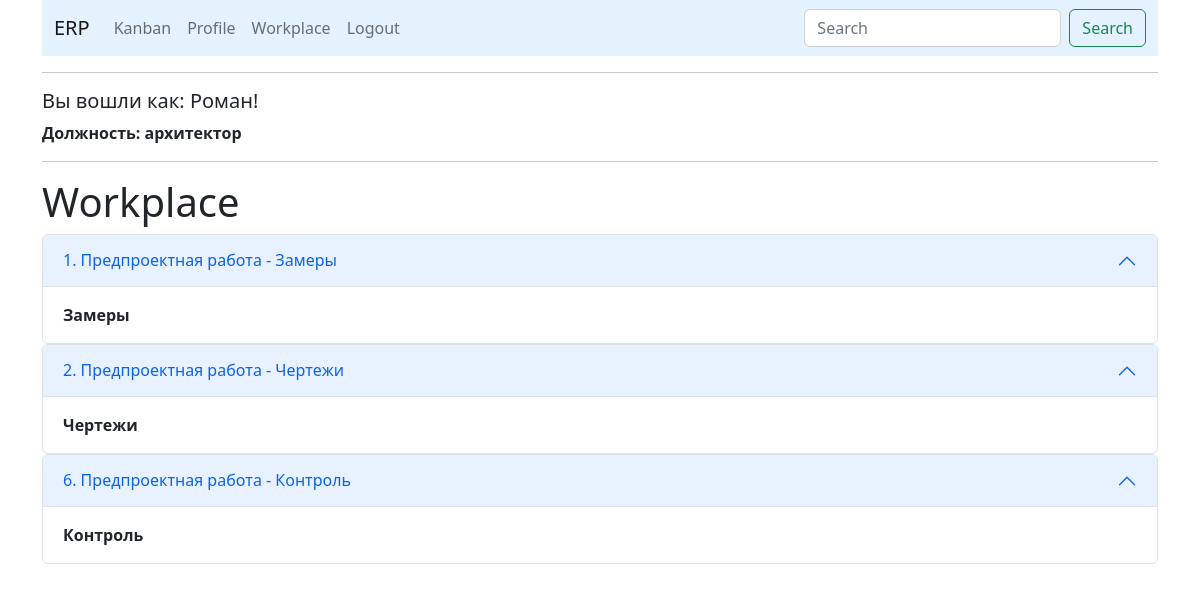
Screenshot of /workplace (signed in) with the database file from the repository.
### app/models.py (models this page shows, shortened)
class User(UserMixin, db.Model):
    id = db.Column(db.Integer, primary_key=True)
    first_name = db.Column(db.String(150), index=True)
    last_name = db.Column(db.String(150), index=True)
    phone = db.Column(db.String(120), index=True, unique=True)
    username = db.Column(db.String(64), index=True, unique=True)
    password_hash = db.Column(db.String(128))
    specialization_id = db.Column(db.Integer, db.ForeignKey('specialization.id'), nullable=False)
    posts = db.relationship('Post', backref='author', lazy='dynamic')
    followed = db.relationship(
        'User', secondary=followers,
        primaryjoin=(followers.c.follower_id == id),
        secondaryjoin=(followers.c.followed_id == id),
        backref=db.backref('followers', lazy='dynamic'), lazy='dynamic')

class Specialization(db.Model):
    id = db.Column(db.Integer, primary_key=True)
    job_departmet = db.Column(db.String(200), index=True)
    job_title = db.Column(db.String(150), index=True, unique=True)
    users = db.relationship('User', backref='employee',
                            lazy=True)  # this is not a table field, the code sets the relation of the specialization

class PreProduct(db.Model):
    id = db.Column(db.Integer, primary_key=True)
    number_order_client = db.Column(db.Integer, db.ForeignKey('order_client.id'), nullable=False)
    work_type = db.Column(db.Integer, db.ForeignKey('works.id'), nullable=False)
    set_worker = db.Column(db.Integer, db.ForeignKey('user.id'))
    work = db.relationship('Works', backref='work', lazy='subquery')
    worker = db.relationship('User', backref='worker', lazy='subquery')

class Works(db.Model):
    id = db.Column(db.Integer, primary_key=True)
    work_title = db.Column(db.String(150))
    work_type = db.Column(db.String(150))

### app/routes.py (the view)
@app.route('/workplace', methods=['GET', 'POST'])
@login_required
def workplace():
    order_manufacture = PreProduct.query.filter_by(set_worker=current_user.id).all()
    return render_template("workplace.html", title='Workplace', order_manufacture=order_manufacture)

### app/models.py (called while the page is built)
@login.user_loader
def load_user(id):
    return User.query.get(int(id))

### app/templates/workplace.html
{% if current_user.specialization_id is ne(2)%}
{% extends "base_bootstrap.html" %}
{% else %}
{% extends "base.html" %}
{% endif %}
{% block content %}
<h1>Workplace</h1>
{% for order in order_manufacture %}
<div class="accordion" id="accordionPanelsStayOpenExample">
  <div class="accordion-item">
    <h2 class="accordion-header" id="panelsStayOpen-headingOne">
      <button class="accordion-button" type="button" data-bs-toggle="collapse" data-bs-target="#panelsStayOpen-collapseOne" aria-expanded="true" aria-controls="panelsStayOpen-collapseOne">
        {{order.id}}. {{order.work.work_title}} - {{order.work.work_type}}
      </button>
    </h2>
    <div id="panelsStayOpen-collapseOne" class="accordion-collapse collapse show" aria-labelledby="panelsStayOpen-headingOne">
      <div class="accordion-body">
        <strong>{{order.work.work_type}}</strong>
      </div>
    </div>
  </div>
</div>
{% endfor%}
{% endblock %}

### app/templates/base_bootstrap.html (shortened to what this page needs)
<!doctype html>
<html>
<link href="https://cdn.jsdelivr.net/npm/bootstrap@5.2.3/dist/css/bootstrap.min.css" rel="stylesheet">
    <head>
    </head>
    <body>
        <div class="container-xl">
            <nav class="navbar navbar-expand-lg bg-body-tertiary" style="background-color: #e3f2fd;">
              <div class="container-fluid">
                <a class="navbar-brand" href="{{ url_for('index') }}">ERP</a>
                <div class="collapse navbar-collapse" id="navbarSupportedContent">
                  <ul class="navbar-nav me-auto mb-2 mb-lg-0">
                      {% if current_user.is_anonymous %}
                    <li class="nav-item">
                      <a class="nav-link active" aria-current="page" href="{{ url_for('index') }}">Home</a>
                    </li>
                      <li class="nav-item">
                      <a class="nav-link" href="{{ url_for('login') }}">Login</a>
                    </li>
                      {% else %}
                      <li class="nav-item">
                      <a class="nav-link" href="{{ url_for('kanban') }}">Kanban</a>
                    </li>
                      <li class="nav-item">
                      <a class="nav-link" href="{{ url_for('user', username=current_user.username) }}">Profile</a>
                    </li>
                      <li class="nav-item">
                      <a class="nav-link" href="{{ url_for('workplace') }}">Workplace</a>
                    </li>
                      <li class="nav-item">
                      <a class="nav-link" href="{{ url_for('logout') }}">Logout</a>
                    </li>
                  </ul>
                  <form class="d-flex" role="search">
                    <input class="form-control me-2" type="search" placeholder="Search" aria-label="Search">
                    <button class="btn btn-outline-success" type="submit">Search</button>
                  </form>
                    {% endif %}
                </div>
              </div>
            </nav>
            <hr>
            <div>
                {% if current_user.is_authenticated %}
                <h5> Вы вошли как: {{ current_user.first_name }}!</h5>
                <p><strong>Должность: {{current_user.employee.job_title}}</strong></p>
                {% endif %}
            </div>
            <hr>
            {% block content %}{% endblock %}
            </div>
    </body>
</html>

### rows the page displays
User: first_name "Роман"
Specialization: employee.job_title "архитектор"
PreProduct: id "1", work.work_title "Предпроектная работа", work.work_type "Замеры"
PreProduct: id "2", work.work_title "Предпроектная работа", work.work_type "Чертежи"
PreProduct: id "6", work.work_title "Предпроектная работа", work.work_type "Контроль"
